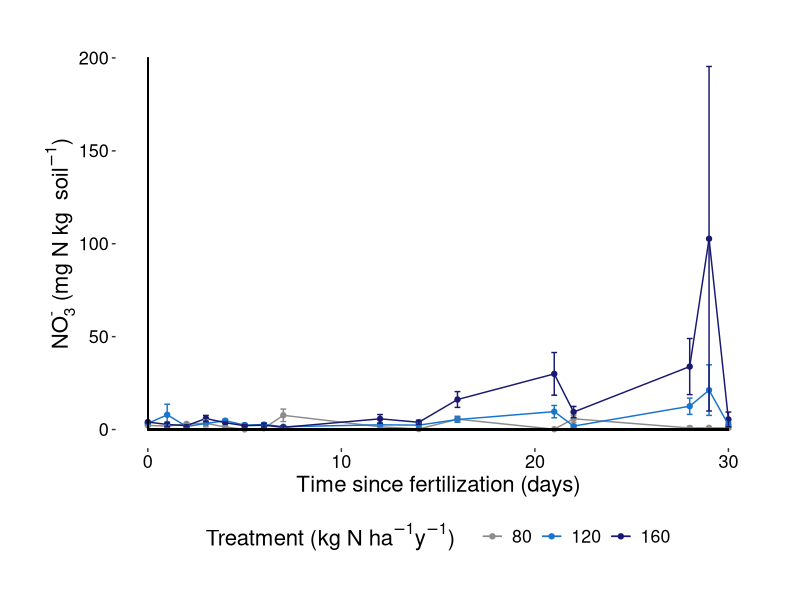

This chart was generated by the following R code: (Note: this script raises an error after producing the figure.)
#This code corresponds to the following publication
#Nitric and nitrous oxide fluxes from intensifying crop agriculture in the
#seasonally dry tropical Amazon-Cerrado border region
#Alexandra M. Huddell, Christopher Neill, Leonardo Maracahipes-Santos,
#Carlos Eduardo Pellegrino Cerri, and Duncan N. L. Menge

setwd("")

library(dplyr)
library(tidyr)
library(ggplot2)
library(emmeans)
library(lme4)
library(lmerTest)

#load data
fert_add_soil_N <-
  read.csv('fert_add_soil_N_data.csv',
           stringsAsFactors = F,
           header = T)

#transform to tidyverse object
soil_N <- as_tibble(fert_add_soil_N)


# summarizing by treatments and days post fertilization ----------------------------
#Sort by treatment and days post fertilization
fert_add_soil_N$treatment <- as.factor(fert_add_soil_N$treatment)
str(fert_add_soil_N$treatment)

#trimming dataset for required variables
NH4_mod <-
  select(fert_add_soil_N,
         days.post.fert,
         treatment,
         NH4_N_mg_kg_soil,
         site)
NO3_mod <-
  select(fert_add_soil_N,
         days.post.fert,
         treatment,
         NO3_N_mg_kg_soil,
         site)

#new code
NH4 <- NH4_mod %>% group_by(days.post.fert, treatment) %>%
  summarise(
    mean = mean(NH4_N_mg_kg_soil),
    n = n(),
    se = sd(NH4_N_mg_kg_soil) / sqrt(n())
  )

NO3 <- NO3_mod %>% group_by(days.post.fert, treatment) %>%
  summarise(
    mean = mean(NO3_N_mg_kg_soil),
    n = n(),
    se = sd(NO3_N_mg_kg_soil) / sqrt(n())
  )

# flux by day and treatment plot fert addition experiment------------------------------------------
theme_default <- function(axis_text_size = 13) {
  theme(
    text = element_text(size = 16, colour = "black"),
    plot.title = element_text(size = 16, hjust = 0.5),
    axis.text.x = element_text(size = axis_text_size, colour = "black"),
    axis.text.y = element_text(size = axis_text_size, colour = "black"),
    axis.title.y = element_text(angle = 90, vjust = 0),
    plot.margin = unit(c(1, 1, 1, 1), "cm"),
    panel.background = element_rect(fill = "white", color = "white"),
    legend.key = element_blank(),
    legend.position = "bottom"
  )
}


#plot ammonium data
soil_fert_NH4 <-
  ggplot(NH4, aes(days.post.fert, mean, colour = treatment)) +
  geom_point(aes(color = treatment)) +
  geom_line(aes(colour = treatment)) +
  geom_errorbar(aes(
    ymin = (mean - se),
    ymax = (mean + se),
    width = .3
  )) +
  ylab(expression(paste(NH[4] ^ '+' ~ '(mg N kg' ~  ~ soil ^ {
    -1
  }, ')'))) +
  xlab('Time since fertilization (days)') +
  #ggtitle('Soil ammonium v. days since fertilization across N levels') +
  theme_default() +
  ylim(0, 200) +
  geom_segment(aes(
    x = 0,
    xend = 0,
    y = 0,
    yend = 200
  ), colour = "black") +
  geom_segment(aes(
    x = 0,
    xend = 30,
    y = 0,
    yend = 0
  ), colour = "black") +
  scale_color_manual(
    name = expression(paste("Treatment (kg N ", ha ^ -1, y ^ -1, ")   ", sep =
                              "")),
    values = c("gray55", "dodgerblue3", "midnight blue")
  ) +
  scale_shape_manual(name = expression(paste("Treatment (kg N ", ha ^ -1, y ^
                                               -1, ")   ", sep = "")),
                     values = c(16, 17, 18))
#plot nitrate data
soil_fert_NO3 <-
  ggplot(NO3, aes(days.post.fert, mean, colour = treatment)) +
  geom_point(aes(color = treatment)) +
  geom_line(aes(colour = treatment)) +
  geom_errorbar(aes(
    ymin = (mean - se),
    ymax = (mean + se),
    width = .3
  )) +
  ylab(expression(paste(NO[3] ^ '-' ~ '(mg N kg' ~  ~ soil ^ {
    -1
  }, ')'))) +
  xlab('Time since fertilization (days)') +
  #ggtitle('Soil nitrate v. days since fertilization across N levels') +
  theme_default() +
  ylim(0, 200) +
  geom_segment(aes(
    x = 0,
    xend = 0,
    y = 0,
    yend = 200
  ), colour = "black") +
  geom_segment(aes(
    x = 0,
    xend = 30,
    y = 0,
    yend = 0
  ), colour = "black") +
  scale_color_manual(
    name = expression(paste("Treatment (kg N ", ha ^ -1, y ^ -1, ")   ", sep =
                              "")),
    values = c("gray55", "dodgerblue3", "midnight blue")
  ) +
  scale_shape_manual(name = expression(paste("Treatment (kg N ", ha ^ -1, y ^
                                               -1, ")   ", sep = "")),
                     values = c(16, 17, 18))
soil_fert_NO3

#ANOVA on soil N with time

#reformatting predictors as factors
NH4_mod$treatment = factor(NH4_mod$treatment)
NH4_mod$days.post.fert = factor(NH4_mod$days.post.fert)
NH4_mod$site = factor(NH4_mod$site)
str(NH4_mod)

#linear mixed effect model on soil ammonium vs. days since fertilization and treatment
NH4_fert_mod <-
  (lmer(NH4_N_mg_kg_soil ~ days.post.fert + treatment + (1 | site),
        data = NH4_mod))
summary(NH4_fert_mod)
anova(NH4_fert_mod)

#forcing predictors to be factors
NO3_mod$treatment = factor(NO3_mod$treatment)
NO3_mod$days.post.fert = factor(NO3_mod$days.post.fert)
NO3_mod$site = factor(NO3_mod$site)
str(NO3_mod)

#linear mixed effect model on soil nitrate vs. days since fertilization and treatment
anova(lmer(NO3_N_mg_kg_soil ~ days.post.fert + treatment + (1 |
                                                              site),
           data = NO3_mod))
emmeans(NO3_fert_mod, specs = pairwise ~ "treatment")#post hoc test

# plots for LU data -------------------------------------------------------

#load land use data
LU_soil_N <- read.csv('LU_soil_N_data.csv', header = T)
LU_soil_N$date <- as.Date(LU_soil_N$date, format = "%m/%d/%Y")

#trimming dataset for required variables
NH4_LU_mod <- select(LU_soil_N, date, treatment, NH4_N_mg_kg_soil, site)
NO3_LU_mod <- select(LU_soil_N, date, treatment, NO3_N_mg_kg_soil, site)

#excluding harvest and planting treatments
NH4_LU_mod <-
  filter(NH4_LU_mod, treatment != "planted" & treatment != "harvest")
NO3_LU_mod <-
  filter(NO3_LU_mod, treatment != "planted" & treatment != "harvest")

#removing those levels from treatment and site
NH4_LU_mod$treatment <- as.character(NH4_LU_mod$treatment)
NH4_LU_mod$treatment <- as.factor(NH4_LU_mod$treatment)
levels(NH4_LU_mod$treatment)


NO3_LU_mod$treatment <- as.character(NO3_LU_mod$treatment)
NO3_LU_mod$treatment <- as.factor(NO3_LU_mod$treatment)
levels(NO3_LU_mod$treatment)


#summarize NH4 and NO3
NH4_LU <- NH4_LU_mod %>% group_by(date, treatment) %>%
  summarise(
    mean = mean(NH4_N_mg_kg_soil),
    n = n(),
    se = sd(NH4_N_mg_kg_soil) / sqrt(n())
  )

NO3_LU <- NO3_LU_mod %>% group_by(date, treatment) %>%
  summarise(
    mean = mean(NO3_N_mg_kg_soil),
    n = n(),
    se = sd(NO3_N_mg_kg_soil) / sqrt(n())
  )

#color palette
cbPalette <-
  c("#009E73", "#56B4E9", "#D55E00", "#F0E442", "#0072B2")

#reordering levels
levels(NH4_LU$treatment)
NH4_LU$treatment <-
  ordered(NH4_LU$treatment, levels = c("forest", "maize", "soy"))
levels(NO3_LU$treatment)
NO3_LU$treatment <-
  ordered(NO3_LU$treatment, levels = c("forest", "maize", "soy"))

#plot ammonium data
soil_LU_NH4 <- ggplot(NH4_LU, aes(date, mean, colour = treatment)) +
  geom_point(aes(color = treatment)) +
  geom_line(aes(colour = treatment)) +
  geom_errorbar(aes(
    ymin = (mean - se),
    ymax = (mean + se),
    width = .3
  )) +
  ylab(expression(paste(NH[4] ^ '+' ~ '(mg N kg' ~  ~ soil ^ {
    -1
  }, ')'))) +
  xlab('Date') +
  ylim(0, 60) +
  #ggtitle('Soil ammonium v. time across land uses') +
  theme_default() +
  geom_vline(xintercept = min(NH4_LU$date)) +
  geom_hline(yintercept = 0) +
  scale_color_manual(
    name = "Treatment",
    values = c(cbPalette[1], cbPalette[3], "blue"),
    breaks = c("forest", "soy", "maize"),
    labels = c("forest",  "soybean", "soybean-maize")
  )


#plot nitrate data
soil_LU_NO3 <- ggplot(NO3_LU, aes(date, mean, colour = treatment)) +
  geom_point(aes(color = treatment)) +
  geom_line(aes(colour = treatment)) +
  geom_errorbar(aes(
    ymin = (mean - se),
    ymax = (mean + se),
    width = .3
  )) +
  ylab(expression(paste(NO[3] ^ '-' ~ '(mg N kg' ~  ~ soil ^ {
    -1
  }, ')'))) +
  xlab('Date') +
  #ggtitle('Soil nitrate v. time across land uses') +
  theme_default() +
  ylim(0, 60) +
  geom_vline(xintercept = min(NH4_LU$date)) +
  geom_hline(yintercept = 0) +
  scale_color_manual(
    name = "Treatment",
    values = c(cbPalette[1], cbPalette[3], "blue"),
    breaks = c("forest", "soy", "maize"),
    labels = c("forest",  "soybean", "soybean-maize")
  )

#changing predictors to factors
NO3_LU_mod$treatment = factor(NO3_LU_mod$treatment)
NO3_LU_mod$date = factor(NO3_LU_mod$date)
NO3_LU_mod$site = factor(NO3_LU_mod$site)
str(NO3_LU_mod)

#linear mixed effect model on soil nitrate vs. date and treatment
NO3_LU_mod_fit <- (lmer(NO3_N_mg_kg_soil ~ date + treatment + (1 |
                                                                 site),
                        data = NO3_LU_mod))
summary(NO3_LU_mod_fit)
anova(NO3_LU_mod_fit)
emmeans(NO3_LU_mod_fit, specs = pairwise ~ "treatment")#post hoc test

#changing predictors to factors
NH4_LU_mod$treatment = factor(NH4_LU_mod$treatment)
NH4_LU_mod$days.post.fert = factor(NH4_LU_mod$date)
NH4_LU_mod$site = factor(NH4_LU_mod$site)
str(NH4_LU_mod)

#linear mixed effect model on soil ammonium vs. date and treatment
NH4_LU_mod_fit <- (lmer(NH4_N_mg_kg_soil ~ date + treatment + (1 |
                                                                 site),
                        data = NH4_LU_mod))
summary(NH4_LU_mod_fit)
anova(NH4_LU_mod_fit)
emmeans(NH4_LU_mod_fit, specs = pairwise ~ "treatment")#post hoc test
